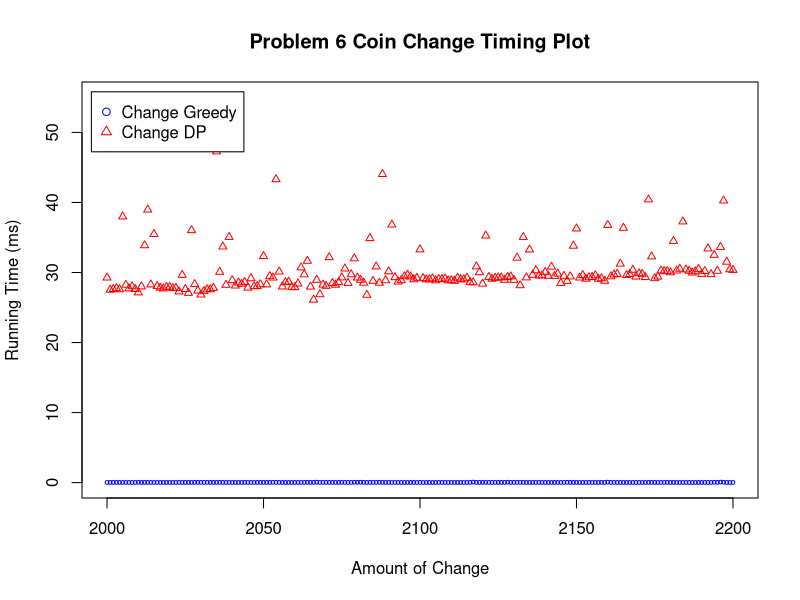
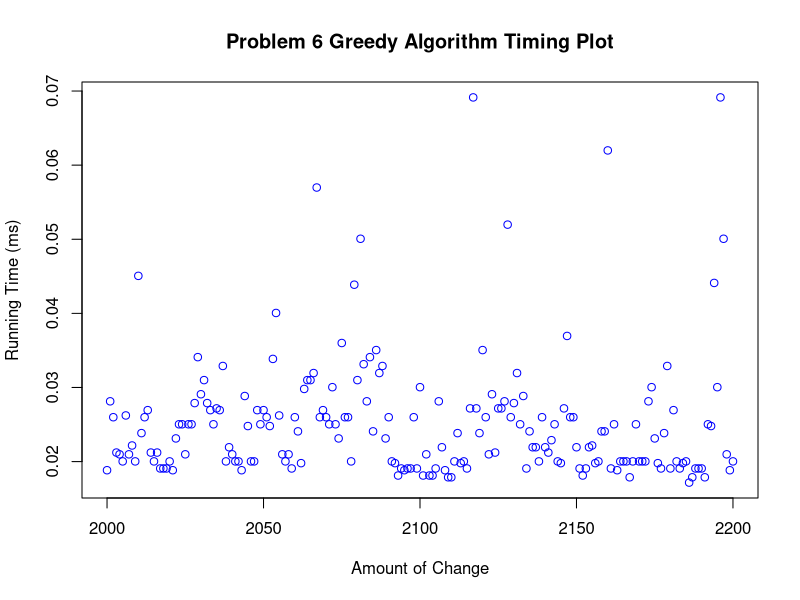
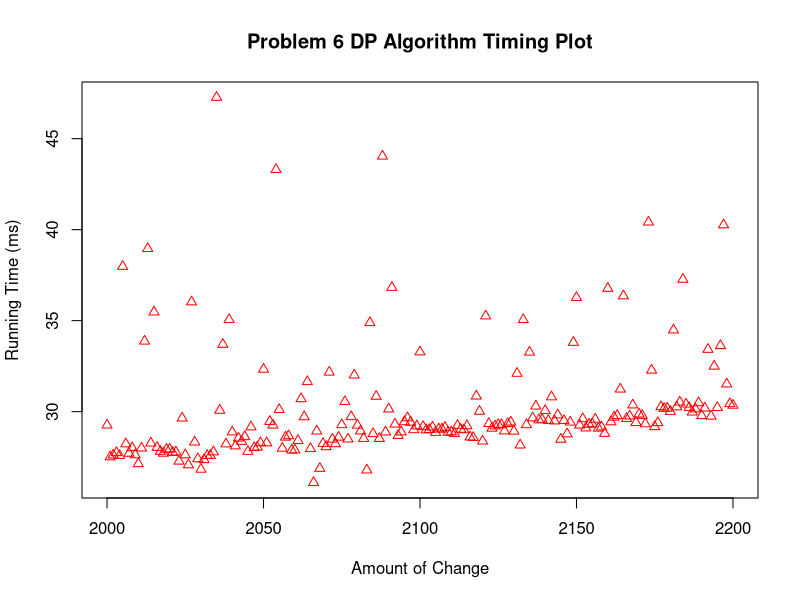

Here is the R script that generated these plots, in order:
data <- read.csv(file="timing6.csv",head=TRUE,sep=",")

y1 = data$timing[data$algorithm=="changegreedy"]
y2 = data$timing[data$algorithm=="changedp"]

df <- data.frame(y1, y2, x = data$size[data$algorithm=="changedp"])

plot(y1 ~ x, data=df, type="p", pch=1, cex=0.5, col="blue", xlim=c(2000, 2200), ylim=c(0, 55), main="Problem 6 Coin Change Timing Plot", xlab="Amount of Change", ylab="Running Time (ms)")

lines(y2 ~ x, data=df, type="p", pch=2, cex=0.8, col="red")

legend(1995, 55.8, c("Change Greedy", "Change DP"), pch=c(1,2), col=c("blue","red"))

dev.copy(png, 'time3.png')
dev.off()

plot(y1 ~ x, data=df, type="p", pch=1, cex=1, col="blue", xlim=c(2000, 2200), main="Problem 6 Greedy Algorithm Timing Plot", xlab="Amount of Change", ylab="Running Time (ms)")
dev.copy(png, 'time3greedy.png')
dev.off()

plot(y2 ~ x, data=df, type="p", pch=2, cex=1, col="red", xlim=c(2000, 2200), main="Problem 6 DP Algorithm Timing Plot", xlab="Amount of Change", ylab="Running Time (ms)")
dev.copy(png, 'time3dp.png')
dev.off()